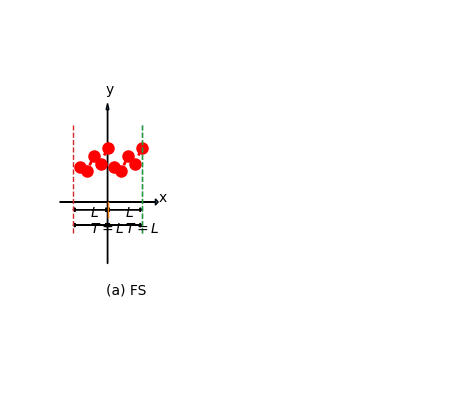

Here is the Python script that generated this plot:
#-------------------------------------------------
#   CH_12_15_2_EX_1_Pyplot_Drawings_Functions.py
#-------------------------------------------------
import numpy as np
from numpy import *
from numpy.linalg import norm, pinv
from matplotlib import pyplot as plt
fig1 = plt.figure(figsize=(4.5, 4.))
#----- 繪製函數之 Fourier 級數展開
plt.subplot(1,3,1)
plt.axis([-15, 15, -10, 10])
#----- 繪製座標軸
#----- x-軸
plt.arrow(-14, 0, 28, 0,  lw =1, head_width=0.4, head_length=0.8)
plt.text(14.8, 0, 'x')
#----- y-軸
plt.arrow(0, -4, 0, 10,  lw =1, head_width=0.8, head_length=0.4)
plt.text(-0.5, 7., 'y')
#----- 繪製離散數據點
x_train = np.mat('2., 2.3; 4., 2.; 6., 3.; 8., 2.5; 10., 3.5')
for ii in range(0,5):
        plt.plot(x_train[ii, 0], x_train[ii, 1], 'o', c='r', markersize = 8)
plt.plot(x_train[:, 0], x_train[:, 1], linestyle = '--', lw = 2, c='r')
#----- 標示右半周期
plt.arrow(5, -0.5, 4.5, 0,  lw =1, head_width=0.25, head_length=0.5)
plt.arrow(5, -0.5, -4.5, 0,  lw =1, head_width=0.25, head_length=0.5)
plt.plot([10, 10], [-2, 5], '--', lw = 1)
plt.text(5, -1., r'$ L$')
#----- 繪製左半周期函數
x_trainE = np.zeros((5,2))
for ii in range(0, 5):
        x_trainE[ii, 0] = x_train[ii, 0] -10.
        x_trainE[ii, 1] = x_train[ii, 1]
for ii in range(0,5):
        plt.plot(x_trainE[ii, 0], x_trainE[ii, 1], 'o', c='r', markersize = 8)
plt.plot(x_trainE[:, 0], x_trainE[:, 1], linestyle = '--', lw = 2, c='r')
#----- 繪製半周期區間標示
plt.plot([0, 0], [0, -1], '-', lw = 1)
plt.arrow(-5, -0.5, 4.5, 0,  lw =1, head_width=0.25, head_length=0.5)
plt.arrow(-5, -0.5, -4.5, 0,  lw =1, head_width=0.25, head_length=0.5)
plt.text(-5, -1, r'$ L$')
#----- 繪製右半周期區間標示
plt.plot([10, 10], [-2, 5], '--', lw = 1)
plt.arrow(5, -1.5, 4.5, 0,  lw =1, head_width=0.25, head_length=0.5)
plt.arrow(5, -1.5, -4.5, 0,  lw =1, head_width=0.25, head_length=0.5)
plt.text(5, -2., r'$ T = L$')
#----- 繪製左半周期區間標示
plt.plot([-10, -10], [-2, 5], '--', lw = 1)
plt.arrow(-5, -1.5, 4.5, 0,  lw =1, head_width=0.25, head_length=0.5)
plt.arrow(-5, -1.5, -4.5, 0,  lw =1, head_width=0.25, head_length=0.5)
plt.text(-5, -2., r'$ T = L$')
plt.text(-0.5, -6, '(a) FS', fontsize=10)
#
plt.axis('off')
#
plt.savefig('CH_12_15_2_EX_1_Pyplot_Drawings_Functions.png')
plt.show()


















































































	


